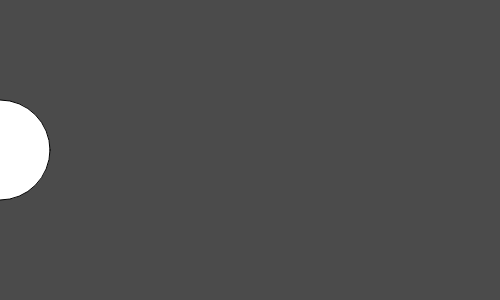
Frame 1 (no input)
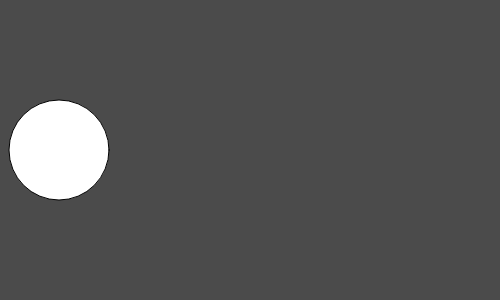
Frame 60 (no input)
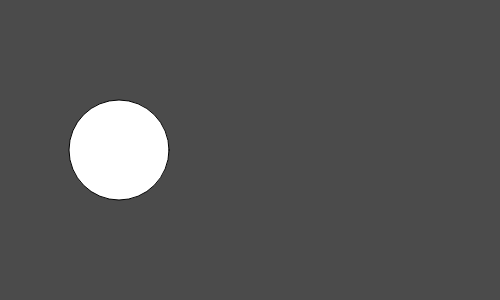
Frame 120 (the mouse pressed at the canvas centre since frame 60)

The p5.js sketch that drew these frames (run headless with seeded random() and noise() and a simulated clock; from frame 60 on, the mouse is pressed at the canvas centre):

// p5.js sketch
// ── sketch.js
function setup(){
    createCanvas(500,300);
    ellipse(100, 150, 100);

}

let x=0
function draw(){
    background(75);
    ellipse(x, 150, 100);
    x++;
}
